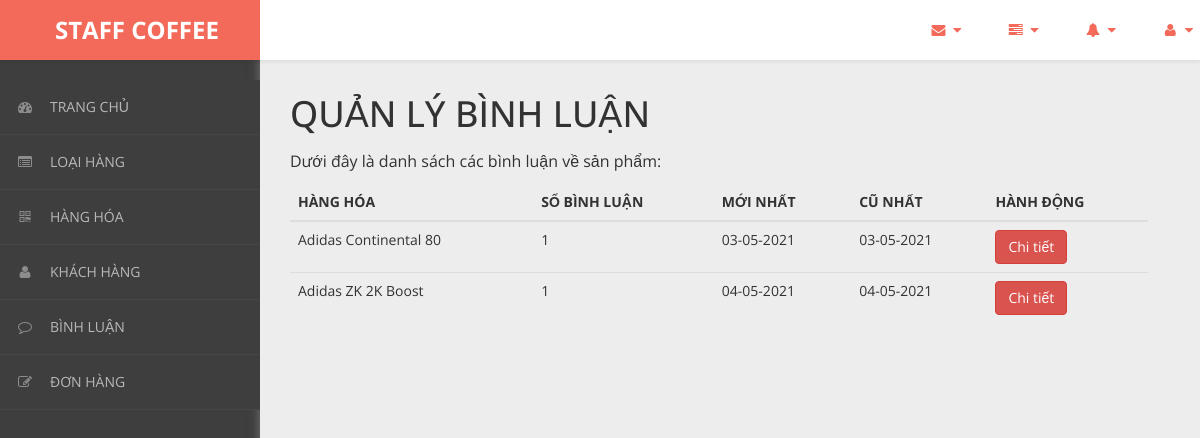
The app's page /admin/content/binh-luan/binh-luan-list.php, older data.
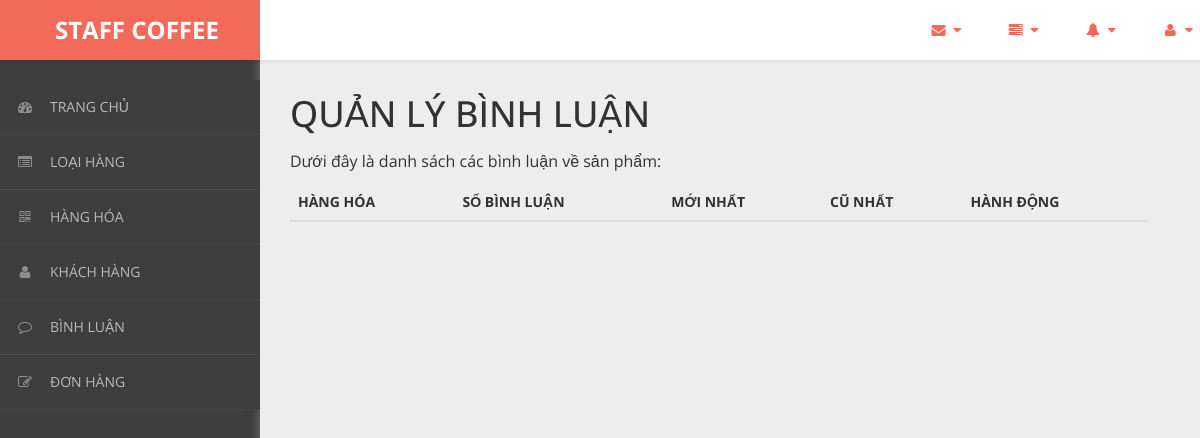
The same page, newer data.
### tables this page shows
CREATE TABLE `hang_hoa` (
  `ma_hh` int(11) NOT NULL,
  `ten_hh` varchar(50) NOT NULL,
  `hinh` varchar(50) NOT NULL,
  `don_gia` int(11) NOT NULL,
  `giam_gia` int(11) NOT NULL,
  `mo_ta` varchar(500) NOT NULL,
  `ma_loai` int(11) NOT NULL
);

### admin/dao/pdo.php (called while the page is built, shortened)
<?php
    function pdo_get_connection(){
        $pdo = new PDO("mysql:host=localhost;dbname=bigshoes",'root','');
        $pdo->setAttribute(PDO::ATTR_ERRMODE, PDO::ERRMODE_EXCEPTION);
        return $pdo;
    }
    function pdo_query($sql){
        $sql_args = array_slice(func_get_args(),1);
        try{
            $conn = pdo_get_connection();
            $stmt = $conn ->prepare($sql);
            $stmt -> execute($sql_args);
            $rows = $stmt -> fetchAll();
            return $rows;
        }catch(PDOException $e){
            throw $e;
        }finally{
            unset($conn);
        }
    }
    ?>

### admin/dao/thong-ke.php (called while the page is built, shortened)
<?php
    require_once ('pdo.php');
    function thong_ke_binh_luan(){
    $sql = "SELECT hh.ma_hh, hh.ten_hh,"
            . " COUNT(*) so_luong,"
            . " MIN(bl.ngay_bl) cu_nhat,"
            . " MAX(bl.ngay_bl) moi_nhat"
            . " FROM binh_luan bl "
            . " JOIN hang_hoa hh ON hh.ma_hh=bl.ma_hh "
            . " GROUP BY hh.ma_hh, hh.ten_hh"
            . " HAVING so_luong > 0";
    return pdo_query($sql);
    }
?>

### admin/content/binh-luan/binh-luan-list.php (the view, shortened to what the changed rows need)
<!DOCTYPE html>
<html xmlns="http://www.w3.org/1999/xhtml">
<head>
    <link href="../../../css/admin/css/bootstrap.css" rel="stylesheet" />
    <link href="../../../css/admin/css/font-awesome.css" rel="stylesheet" />
    <link href="../../../css/admin/css/custom-styles.css" rel="stylesheet" />
</head>
<body>
    <div id="wrapper">
        <div id="page-wrapper">
		  <div class="header">
                        <div class="page-header">
                            <h1>QUẢN LÝ BÌNH LUẬN</h1>
                            <?php
                                require_once ('../../daO/thong-ke.php');
                                $items = thong_ke_binh_luan();
                            ?>
                            <table class="table table-hover">
                                <thead>
                                  <tr>
                                    <th>HÀNG HÓA</th>
                                    <th>SỐ BÌNH LUẬN</th>
                                    <th>MỚI NHẤT</th>
                                    <th>CŨ NHẤT</th>
                                    <th>HÀNH ĐỘNG</th>
                                  </tr>
                                </thead>
                                <tbody>
                                <?php foreach($items as $item){
                                     extract($item);
                                    ?>
                                  <tr>
                                    <td><?=$ten_hh?></td>
                                    <td><?=$so_luong?></td>
                                    <td><?=$moi_nhat?></td>
                                    <td><?=$cu_nhat?></td>
                                    <td><a href="binh-luan-detail.php?ma_hh=<?=$ma_hh?>"><button class="btn btn-danger">Chi tiết</button></a></td>
                                  </tr>
                                <?php } ?>
                                </tbody>
                              </table>
                        </div>
		</div>
            </div>
        </div>
</body>
</html>

Row changes from the older to the newer data that the page shows:
removed hang_hoa: ten_hh "Adidas Continental 80", so_luong "1", moi_nhat "03-05-2021", cu_nhat "03-05-2021"
removed hang_hoa: ten_hh "Adidas ZK 2K Boost", so_luong "1", moi_nhat "04-05-2021", cu_nhat "04-05-2021"
